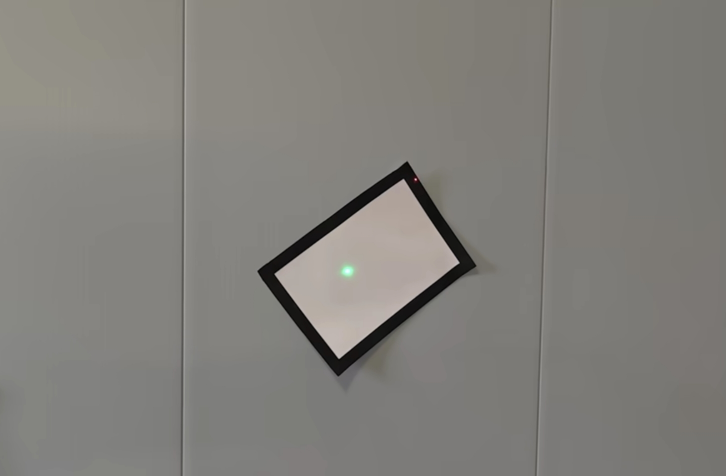
#> input picture pictures/2023e.jpg, 1452 x 952 px (shown at 1/2 size)
$ python opencv_ball_tracker_2017b.py --image ../../../pictures/2023e.jpg
#> lines starting #> are read from the running program, lines starting #| are printed output that depends on the picture
"""OpenCV ball tracker for the 2017B ball plate project.

This script is the PC/Raspberry Pi replacement for the OpenMV version.

Main features:
  - USB/V4L2 camera input, video file input, or single image input.
  - LAB or HSV color threshold tracking.
  - Noise reduction with blur and morphology.
  - Largest circular target selection.
  - Exponential smoothing for stable ball center coordinates.
  - Optional serial output using the same packet style as the OpenMV script.

Example:
  python opencv_ball_tracker_2017b.py --camera 0 --display
  python opencv_ball_tracker_2017b.py --camera 0 --serial COM5
  python opencv_ball_tracker_2017b.py --camera 0 --serial /dev/ttyUSB0 --no-display
  python opencv_ball_tracker_2017b.py --image test.jpg --display
"""

from __future__ import annotations

import argparse
import sys
import time
from dataclasses import dataclass
from pathlib import Path
from typing import Optional, Sequence, Tuple

import cv2
import numpy as np


Point = Tuple[int, int]
ColorRange = Tuple[Tuple[int, int, int], Tuple[int, int, int]]


@dataclass
class TrackerConfig:
    color_space: str
    lower: Tuple[int, int, int]
    upper: Tuple[int, int, int]
    min_area: float
    max_area: float
    min_circularity: float
    blur_size: int
    morph_size: int
    smooth_alpha: float
    lost_report_period: int


@dataclass
class Detection:
    ok: bool
    center: Point = (-1, -1)
    raw_center: Point = (-1, -1)
    radius: float = 0.0
    area: float = 0.0
    circularity: float = 0.0
    bbox: Tuple[int, int, int, int] = (0, 0, 0, 0)


class SerialWriter:
    # [24 lines left out: functions __init__, write_packet, not called in this run]

    def close(self) -> None:
        if self.serial is not None:
            self.serial.close()


class BallTracker:
    def __init__(self, config: TrackerConfig) -> None:
        self.config = config
        self.smooth_center: Optional[Tuple[float, float]] = None

    def detect(self, frame: np.ndarray) -> Tuple[Detection, np.ndarray]:
        mask = self._make_mask(frame)
        contour = self._select_contour(mask)

        if contour is None:
            self.smooth_center = None
            return Detection(ok=False), mask

        moments = cv2.moments(contour)
        if moments["m00"] == 0:
            self.smooth_center = None
            return Detection(ok=False), mask

        raw_x = int(moments["m10"] / moments["m00"])
        raw_y = int(moments["m01"] / moments["m00"])
        center = self._smooth(raw_x, raw_y, frame.shape[1], frame.shape[0])

        area = float(cv2.contourArea(contour))
        perimeter = float(cv2.arcLength(contour, True))
        circularity = contour_circularity(area, perimeter)
        (_, _), radius = cv2.minEnclosingCircle(contour)
        x, y, w, h = cv2.boundingRect(contour)

        return (
            Detection(
                ok=True,
                center=center,
                raw_center=(raw_x, raw_y),
                radius=float(radius),
                area=area,
                circularity=circularity,
                bbox=(x, y, w, h),
            ),
            mask,
        )

    def _make_mask(self, frame: np.ndarray) -> np.ndarray:
        cfg = self.config

        if cfg.blur_size >= 3:
            k = cfg.blur_size if cfg.blur_size % 2 == 1 else cfg.blur_size + 1
            frame = cv2.GaussianBlur(frame, (k, k), 0)

        if cfg.color_space == "lab":
            converted = cv2.cvtColor(frame, cv2.COLOR_BGR2LAB)
        elif cfg.color_space == "hsv":
            converted = cv2.cvtColor(frame, cv2.COLOR_BGR2HSV)
        else:
            raise ValueError("Unsupported color space: %s" % cfg.color_space)

        lower = np.array(cfg.lower, dtype=np.uint8)
        upper = np.array(cfg.upper, dtype=np.uint8)
        mask = cv2.inRange(converted, lower, upper)

        if cfg.morph_size >= 3:
            k = cfg.morph_size
            kernel = cv2.getStructuringElement(cv2.MORPH_ELLIPSE, (k, k))
            mask = cv2.morphologyEx(mask, cv2.MORPH_OPEN, kernel)
            mask = cv2.morphologyEx(mask, cv2.MORPH_CLOSE, kernel)

        return mask

    def _select_contour(self, mask: np.ndarray) -> Optional[np.ndarray]:
        contours, _ = cv2.findContours(mask, cv2.RETR_EXTERNAL, cv2.CHAIN_APPROX_SIMPLE)
        best_contour = None
        best_score = -1.0

        for contour in contours:
            area = float(cv2.contourArea(contour))
            if area < self.config.min_area or area > self.config.max_area:
                continue

            perimeter = float(cv2.arcLength(contour, True))
            circularity = contour_circularity(area, perimeter)
            if circularity < self.config.min_circularity:
                continue

            score = area * (0.35 + 0.65 * circularity)
            if score > best_score:
                best_score = score
                best_contour = contour

        return best_contour

    # [19 lines left out: functions _smooth, contour_circularity, not called in this run]


def clamp_int(value: float, low: int, high: int) -> int:
    return max(low, min(high, int(value)))


# [23 lines left out: functions parse_triplet, parse_roi, not called in this run]


def crop_roi(frame: np.ndarray, roi: Optional[Tuple[int, int, int, int]]) -> Tuple[np.ndarray, Point]:
    if roi is None:
        return frame, (0, 0)

    x, y, w, h = roi
    frame_h, frame_w = frame.shape[:2]
    x = clamp_int(x, 0, frame_w - 1)
    y = clamp_int(y, 0, frame_h - 1)
    w = max(1, min(w, frame_w - x))
    h = max(1, min(h, frame_h - y))
    return frame[y : y + h, x : x + w], (x, y)


def offset_detection(detection: Detection, offset: Point) -> Detection:
    if not detection.ok:
        return detection

    ox, oy = offset
    x, y = detection.center
    rx, ry = detection.raw_center
    bx, by, bw, bh = detection.bbox
    detection.center = (x + ox, y + oy)
    detection.raw_center = (rx + ox, ry + oy)
    detection.bbox = (bx + ox, by + oy, bw, bh)
    return detection


def draw_overlay(frame: np.ndarray, detection: Detection, fps: float, packet: str) -> None:
    if detection.ok:
        x, y, w, h = detection.bbox
        cx, cy = detection.center
        raw_x, raw_y = detection.raw_center
        cv2.rectangle(frame, (x, y), (x + w, y + h), (0, 0, 255), 2)
        cv2.drawMarker(frame, (cx, cy), (0, 255, 0), cv2.MARKER_CROSS, 16, 2)
        cv2.circle(frame, (raw_x, raw_y), max(2, int(detection.radius)), (255, 128, 0), 1)
        line = "ball x=%d y=%d area=%.0f circ=%.2f" % (
            cx,
            cy,
            detection.area,
            detection.circularity,
        )
        color = (0, 255, 0)
    else:
        line = "ball lost"
        color = (0, 0, 255)

    cv2.putText(frame, line, (10, 24), cv2.FONT_HERSHEY_SIMPLEX, 0.65, color, 2)
    cv2.putText(frame, "fps=%.1f %s" % (fps, packet), (10, 50), cv2.FONT_HERSHEY_SIMPLEX, 0.55, (255, 255, 255), 2)


# [23 lines left out: function open_capture, not called in this run]


def process_image(path: Path, tracker: BallTracker, args: argparse.Namespace) -> int:
    frame = cv2.imread(str(path))
    if frame is None:
        print("Cannot read image: %s" % path, file=sys.stderr)
        return 2

    roi_frame, offset = crop_roi(frame, args.roi)
    detection, mask = tracker.detect(roi_frame)
    detection = offset_detection(detection, offset)

    packet = "[x=%03d y=%03d ok=1 *]" % detection.center if detection.ok else "[x=-01 y=-01 ok=0 *]"
    print(packet)

    if args.display:
        draw_overlay(frame, detection, 0.0, packet)
        cv2.imshow("2017B tracker", frame)
        if args.show_mask:
            cv2.imshow("mask", mask)
        cv2.waitKey(0)

    return 0


# [56 lines left out: function run_stream, not called in this run]


def build_config(args: argparse.Namespace) -> TrackerConfig:
    lower, upper = default_threshold(args.color_space)
    if args.lower is not None:
        lower = args.lower
    if args.upper is not None:
        upper = args.upper

    return TrackerConfig(
        color_space=args.color_space,
        lower=lower,
        upper=upper,
        min_area=args.min_area,
        max_area=args.max_area,
        min_circularity=args.min_circularity,
        blur_size=args.blur_size,
        morph_size=args.morph_size,
        smooth_alpha=args.smooth_alpha,
        lost_report_period=args.lost_report_period,
    )


def default_threshold(color_space: str) -> ColorRange:
    if color_space == "lab":
        # OpenMV LAB (L 90..100, A -6..2, B -21..6) mapped to OpenCV LAB
        # (L 0..255, A/B shifted by +128).
        return (230, 122, 107), (255, 130, 134)
    if color_space == "hsv":
        # Bright, low-saturation target: a practical starting point for a
        # white ball under normal indoor lighting.
        return (0, 0, 160), (179, 80, 255)
    raise ValueError("Unsupported color space: %s" % color_space)


def parse_args(argv: Optional[Sequence[str]] = None) -> argparse.Namespace:
    parser = argparse.ArgumentParser(description="2017B OpenCV ball tracker")

    source = parser.add_mutually_exclusive_group()
    source.add_argument("--camera", type=int, default=0, help="camera index, usually 0")
    source.add_argument("--video", help="video file path")
    source.add_argument("--image", type=Path, help="single image path for threshold testing")

    parser.add_argument("--width", type=int, default=640)
    parser.add_argument("--height", type=int, default=480)
    parser.add_argument("--roi", type=parse_roi, default=None, help="optional crop area: x,y,w,h")
    parser.add_argument("--flip", type=int, choices=(-1, 0, 1), default=None, help="OpenCV flip code")
    parser.add_argument("--exposure", type=float, default=None, help="manual camera exposure if supported")
    parser.add_argument("--gain", type=float, default=None, help="manual camera gain if supported")

    parser.add_argument("--color-space", choices=("lab", "hsv"), default="lab")
    parser.add_argument(
        "--lower",
        type=parse_triplet,
        default=None,
        help="lower threshold. Example: 230,122,107 for LAB or 0,0,160 for HSV",
    )
    parser.add_argument("--upper", type=parse_triplet, default=None, help="upper threshold")
    parser.add_argument("--min-area", type=float, default=80.0)
    parser.add_argument("--max-area", type=float, default=20000.0)
    parser.add_argument("--min-circularity", type=float, default=0.45)
    parser.add_argument("--blur-size", type=int, default=5)
    parser.add_argument("--morph-size", type=int, default=5)
    parser.add_argument("--smooth-alpha", type=float, default=0.45)
    parser.add_argument("--lost-report-period", type=int, default=5)

    parser.add_argument("--serial", default=None, help="serial port, e.g. COM5 or /dev/ttyUSB0")
    parser.add_argument("--baudrate", type=int, default=115200)
    parser.add_argument("--display", action="store_true", help="show debug window")
    parser.add_argument("--no-display", dest="display", action="store_false")
    parser.add_argument("--show-mask", action="store_true")
    parser.add_argument("--print-packets", action="store_true")
    parser.set_defaults(display=True)

    args = parser.parse_args(argv)

    args.smooth_alpha = min(1.0, max(0.0, args.smooth_alpha))
    args.lost_report_period = max(1, args.lost_report_period)
    return args


def main(argv: Optional[Sequence[str]] = None) -> int:
    args = parse_args(argv)
    tracker = BallTracker(build_config(args))

    if args.image:
        return process_image(args.image, tracker, args)
#> in process_image, frame is the input picture: shape (952, 1452, 3); mean B, G, R 123, 127.6, 129.5
#> in process_image, `roi_frame, offset = crop_roi(frame, args.roi)`: offset = (0, 0)
#> in _make_mask, `converted = cv2.cvtColor(frame, cv2.COLOR_BGR2LAB)`: converted: shape (952, 1452, 3); mean of channels 0, 1, 2 136.3, 127.9, 130.6
#> in _make_mask, `mask = cv2.inRange(converted, lower, upper)`: mask: shape (952, 1452); every value is 0
#> in _select_contour, `contours, _ = cv2.findContours(mask, cv2.RETR_EXTERNAL, cv2.CHAIN_APPR..`: contours = []
#> after the loop in _select_contour, `for contour in contours:`: best_score = -1
#> in process_image, `packet = "[x=%03d y=%03d ok=1 *]" % detection.center if detection.ok e..`: packet = '[x=-01 y=-01 ok=0 *]'
#| [x=-01 y=-01 ok=0 *]
#> in draw_overlay, `cv2.putText(frame, "fps=%.1f %s" % (fps, packet), (10, 50), cv2.FONT_H..`:
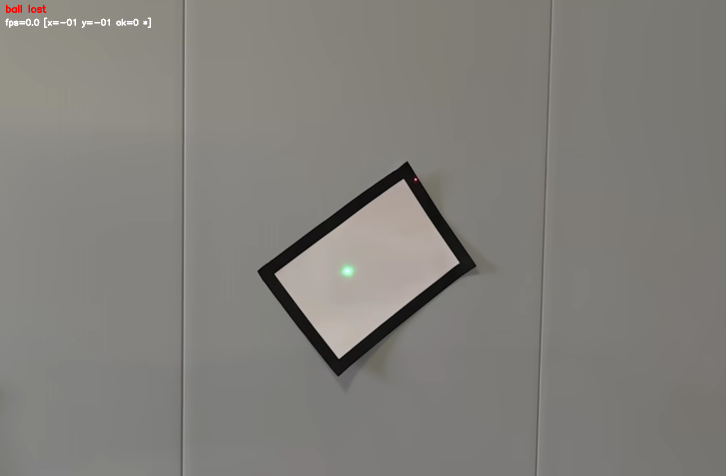
#> frame: shape (952, 1452, 3) (shown at 1/2 size); mean B, G, R 123.1, 127.7, 129.7

    serial_writer = SerialWriter(args.serial, args.baudrate)
    return run_stream(args, tracker, serial_writer)


if __name__ == "__main__":
    raise SystemExit(main())
#> (the program exits here)
